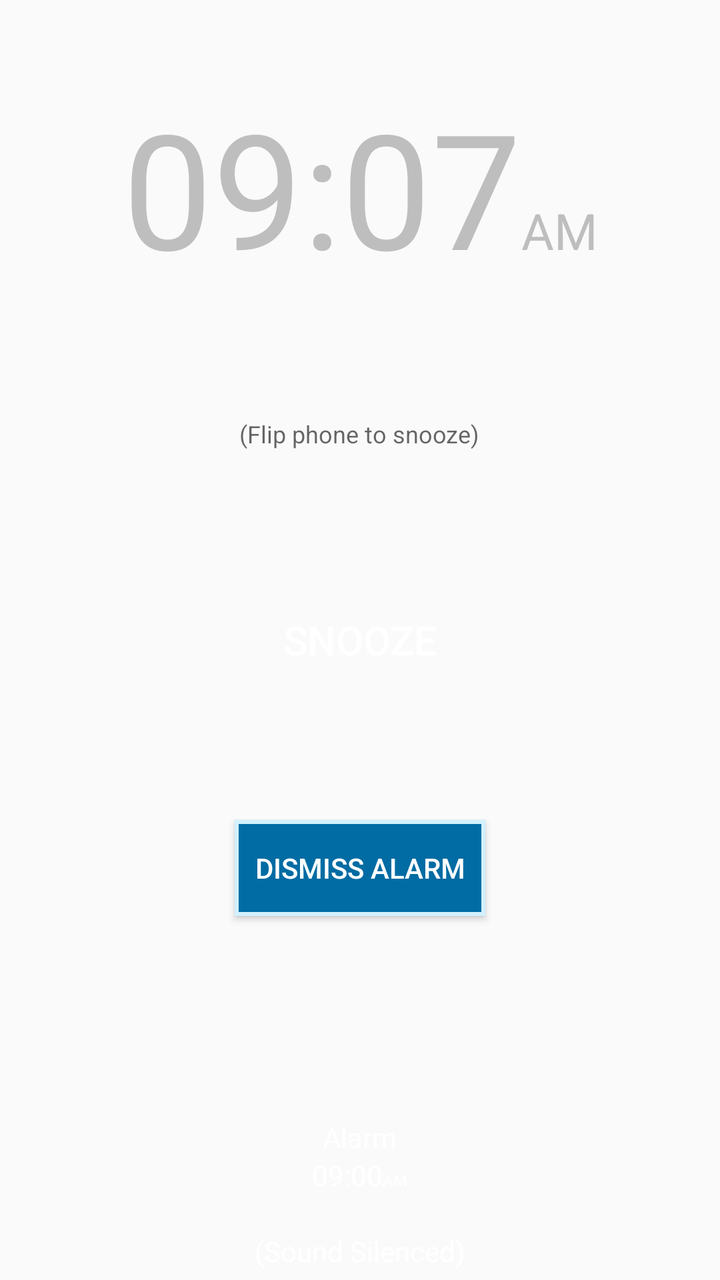
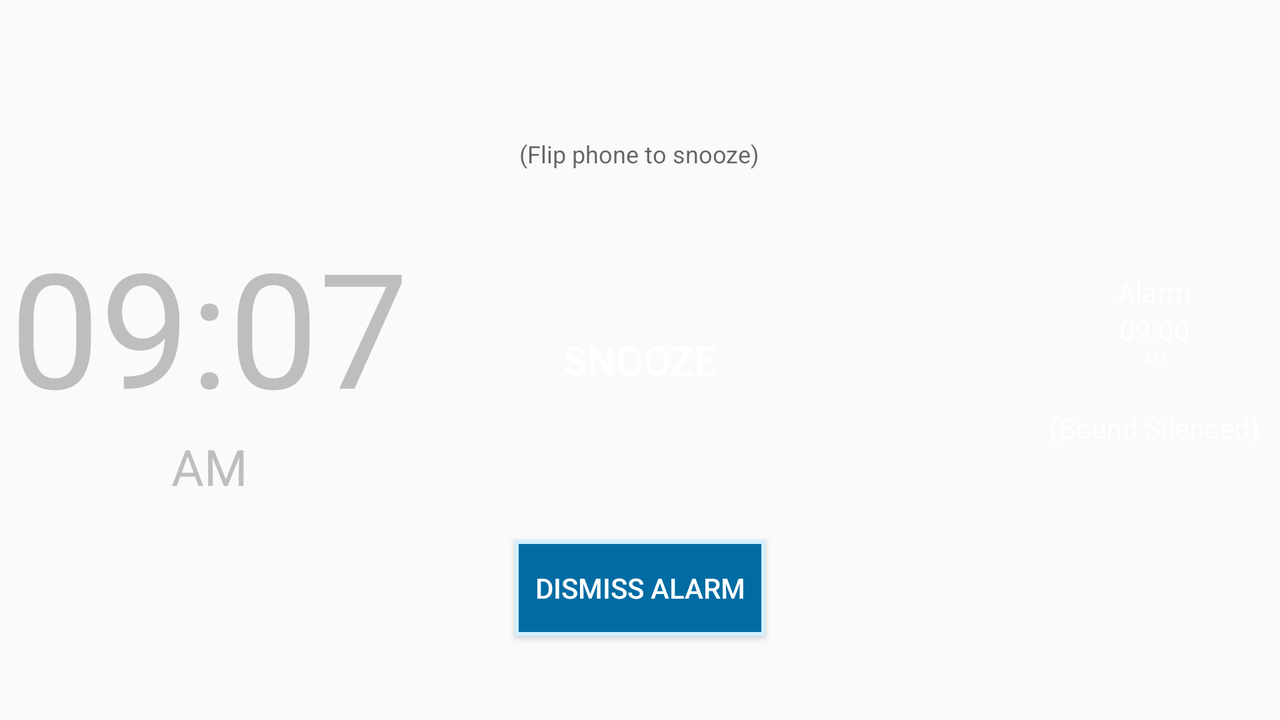

First picture: res/layout/ on a phone held upright. Second picture: the repository's own variant of that layout, on a device whose configuration matches the variant's folder. Source for both follows.
<!-- AndroidManifest.xml: activity theme AppThemeLight.NoActionBar -->
<!-- res/layout/activity_alarm.xml -->
<FrameLayout xmlns:android="http://schemas.android.com/apk/res/android"
    xmlns:tools="http://schemas.android.com/tools"
    android:id="@android:id/content"
    android:layout_width="match_parent"
    android:layout_height="match_parent"
    android:background="?attr/alarmBackground"
    tools:context=".activities.AlarmActivity">

    <LinearLayout
        android:layout_width="match_parent"
        android:layout_height="match_parent"
        android:orientation="vertical">

        <View
            android:layout_width="wrap_content"
            android:layout_height="0dp"
            android:layout_weight="0.1" />

        <RelativeLayout
            android:id="@+id/time"
            android:layout_width="wrap_content"
            android:layout_height="wrap_content"
            android:layout_gravity="center"
            android:orientation="horizontal">

            <TextView
                android:id="@+id/alarm_time"
                android:layout_width="wrap_content"
                android:layout_height="wrap_content"
                android:text="09:07"
                android:textColor="@android:color/secondary_text_dark"
                android:textSize="80dp" />

            <TextView
                android:id="@+id/alarm_am"
                android:layout_width="wrap_content"
                android:layout_height="wrap_content"
                android:layout_alignBaseline="@id/alarm_time"
                android:layout_toRightOf="@id/alarm_time"
                android:text="@string/day_am"
                android:textColor="@android:color/secondary_text_dark"
                android:textSize="25dp" />

            <TextView
                android:id="@+id/alarm_pm"
                android:layout_width="wrap_content"
                android:layout_height="wrap_content"
                android:layout_alignBaseline="@id/alarm_time"
                android:layout_toRightOf="@id/alarm_time"
                android:text="@string/day_pm"
                android:textColor="@android:color/secondary_text_dark"
                android:textSize="25dp"
                android:visibility="gone" />
        </RelativeLayout>

        <View
            android:layout_width="wrap_content"
            android:layout_height="0dp"
            android:layout_weight="1" />

        <LinearLayout
            android:layout_width="wrap_content"
            android:layout_height="wrap_content"
            android:layout_gravity="center"
            android:gravity="center"
            android:orientation="vertical"
            android:padding="5dp">

            <TextView
                android:id="@+id/alarm_title"
                android:layout_width="wrap_content"
                android:layout_height="wrap_content"
                android:text="@string/Alarm"
                android:textColor="@android:color/white" />

            <RelativeLayout
                android:id="@+id/alarm"
                android:layout_width="wrap_content"
                android:layout_height="wrap_content"
                android:layout_gravity="center"
                android:orientation="horizontal">

                <TextView
                    android:id="@id/alarm_time"
                    android:layout_width="wrap_content"
                    android:layout_height="wrap_content"
                    android:text="09:00"
                    android:textColor="@android:color/white" />

                <TextView
                    android:id="@id/alarm_am"
                    android:layout_width="wrap_content"
                    android:layout_height="wrap_content"
                    android:layout_alignBaseline="@id/alarm_time"
                    android:layout_toRightOf="@id/alarm_time"
                    android:text="@string/day_am"
                    android:textColor="@android:color/white"
                    android:textSize="8dp" />

                <TextView
                    android:id="@id/alarm_pm"
                    android:layout_width="wrap_content"
                    android:layout_height="wrap_content"
                    android:layout_alignBaseline="@id/alarm_time"
                    android:layout_toRightOf="@id/alarm_time"
                    android:text="@string/day_pm"
                    android:textColor="@android:color/white"
                    android:textSize="8dp"
                    android:visibility="gone" />
            </RelativeLayout>

            <TextView
                android:layout_width="wrap_content"
                android:layout_height="wrap_content"
                android:text="" />

            <TextView
                android:id="@+id/alarm_silenced"
                android:layout_width="wrap_content"
                android:layout_height="wrap_content"
                android:text="@string/SoundSilenced"
                android:textColor="@android:color/white" />
        </LinearLayout>
    </LinearLayout>

    <RelativeLayout
        android:layout_width="match_parent"
        android:layout_height="match_parent">

        <Button
            android:id="@+id/alarm_snooze_button"
            android:layout_width="170dp"
            android:layout_height="170dp"
            android:layout_centerInParent="true"
            android:background="?attr/alarmRing"
            android:padding="5dp"
            android:text="@string/snooze"
            android:textColor="@android:color/white"
            android:textSize="20dp" />

        <TextView
            android:layout_width="wrap_content"
            android:layout_height="wrap_content"
            android:layout_above="@id/alarm_snooze_button"
            android:layout_centerHorizontal="true"
            android:padding="10dp"
            android:text="@string/flip_phone_to_snooze"
            android:textColor="?android:attr/textColorHint"
            android:textSize="12sp" />

        <Button
            android:id="@+id/alarm_activity_button"
            android:layout_width="wrap_content"
            android:layout_height="wrap_content"
            android:layout_below="@id/alarm_snooze_button"
            android:layout_centerHorizontal="true"
            android:layout_margin="5dp"
            android:background="?attr/alarmDismiss"
            android:padding="10dp"
            android:text="@string/dismiss_alarm"
            android:textColor="@android:color/white" />
    </RelativeLayout>
</FrameLayout>
<!-- resources referenced by this layout -->
<resources>
  <string name="Alarm">Alarm</string>
  <string name="SoundSilenced">(Sound Silenced)</string>
  <string name="day_am">AM</string>
  <string name="day_pm">PM</string>
  <string name="dismiss_alarm">Dismiss Alarm</string>
  <string name="flip_phone_to_snooze">(Flip phone to snooze)</string>
  <string name="snooze">Snooze</string>
  <style name="AppThemeLight.NoActionBar">
          <item name="windowActionBar">false</item>
          <item name="windowNoTitle">true</item>
      </style>
</resources>
<!-- res/layout-land/activity_alarm.xml (the repository's variant of the layout above) -->
<!-- drawn on the phone turned sideways -->
<FrameLayout xmlns:android="http://schemas.android.com/apk/res/android"
    xmlns:tools="http://schemas.android.com/tools"
    android:id="@android:id/content"
    android:layout_width="match_parent"
    android:layout_height="match_parent"
    android:background="?attr/alarmBackground"
    android:orientation="horizontal"
    tools:context=".activities.AlarmActivity">

    <LinearLayout
        android:layout_width="match_parent"
        android:layout_height="match_parent"
        android:orientation="horizontal">

        <RelativeLayout
            android:id="@+id/time"
            android:layout_width="wrap_content"
            android:layout_height="wrap_content"
            android:layout_gravity="center"
            android:orientation="horizontal"
            android:padding="5dp">

            <TextView
                android:id="@+id/alarm_time"
                android:layout_width="wrap_content"
                android:layout_height="wrap_content"
                android:text="09:07"
                android:textColor="@android:color/secondary_text_dark"
                android:textSize="80dp" />

            <TextView
                android:id="@+id/alarm_am"
                android:layout_width="wrap_content"
                android:layout_height="wrap_content"
                android:layout_below="@id/alarm_time"
                android:layout_centerHorizontal="true"
                android:text="@string/day_am"
                android:textColor="@android:color/secondary_text_dark"
                android:textSize="25dp" />

            <TextView
                android:id="@+id/alarm_pm"
                android:layout_width="wrap_content"
                android:layout_height="wrap_content"
                android:layout_below="@id/alarm_time"
                android:layout_centerHorizontal="true"
                android:text="@string/day_pm"
                android:textColor="@android:color/secondary_text_dark"
                android:textSize="25dp"
                android:visibility="gone" />
        </RelativeLayout>

        <View
            android:layout_width="0dp"
            android:layout_height="wrap_content"
            android:layout_weight="1" />

        <LinearLayout
            android:layout_width="wrap_content"
            android:layout_height="wrap_content"
            android:layout_gravity="center"
            android:layout_margin="10dp"
            android:gravity="center"
            android:orientation="vertical">

            <TextView
                android:id="@+id/alarm_title"
                android:layout_width="wrap_content"
                android:layout_height="wrap_content"
                android:text="@string/Alarm"
                android:textColor="@android:color/white" />

            <RelativeLayout
                android:id="@+id/alarm"
                android:layout_width="wrap_content"
                android:layout_height="wrap_content"
                android:layout_gravity="center"
                android:orientation="horizontal">

                <TextView
                    android:id="@id/alarm_time"
                    android:layout_width="wrap_content"
                    android:layout_height="wrap_content"
                    android:text="09:00"
                    android:textColor="@android:color/white" />

                <TextView
                    android:id="@id/alarm_am"
                    android:layout_width="wrap_content"
                    android:layout_height="wrap_content"
                    android:layout_below="@id/alarm_time"
                    android:layout_centerHorizontal="true"
                    android:text="@string/day_am"
                    android:textColor="@android:color/white"
                    android:textSize="8dp" />

                <TextView
                    android:id="@id/alarm_pm"
                    android:layout_width="wrap_content"
                    android:layout_height="wrap_content"
                    android:layout_below="@id/alarm_time"
                    android:layout_centerHorizontal="true"
                    android:text="@string/day_pm"
                    android:textColor="@android:color/white"
                    android:textSize="8dp"
                    android:visibility="gone" />
            </RelativeLayout>

            <TextView
                android:layout_width="wrap_content"
                android:layout_height="wrap_content"
                android:text="" />

            <TextView
                android:id="@+id/alarm_silenced"
                android:layout_width="wrap_content"
                android:layout_height="wrap_content"
                android:text="@string/SoundSilenced"
                android:textColor="@android:color/white" />
        </LinearLayout>
    </LinearLayout>

    <RelativeLayout
        android:layout_width="match_parent"
        android:layout_height="match_parent"
        android:padding="5dp">

        <Button
            android:id="@+id/alarm_snooze_button"
            android:layout_width="170dp"
            android:layout_height="170dp"
            android:layout_centerInParent="true"
            android:background="?attr/alarmRing"
            android:padding="5dp"
            android:text="@string/snooze"
            android:textColor="@android:color/white"
            android:textSize="20dp" />

        <TextView
            android:layout_width="wrap_content"
            android:layout_height="wrap_content"
            android:layout_above="@id/alarm_snooze_button"
            android:layout_centerHorizontal="true"
            android:padding="10dp"
            android:text="@string/flip_phone_to_snooze"
            android:textColor="?android:attr/textColorHint"
            android:textSize="12sp" />

        <Button
            android:id="@+id/alarm_activity_button"
            android:layout_width="wrap_content"
            android:layout_height="wrap_content"
            android:layout_below="@id/alarm_snooze_button"
            android:layout_centerHorizontal="true"
            android:layout_margin="5dp"
            android:background="?attr/alarmDismiss"
            android:padding="10dp"
            android:text="@string/dismiss_alarm"
            android:textColor="@android:color/white" />
    </RelativeLayout>
</FrameLayout>
